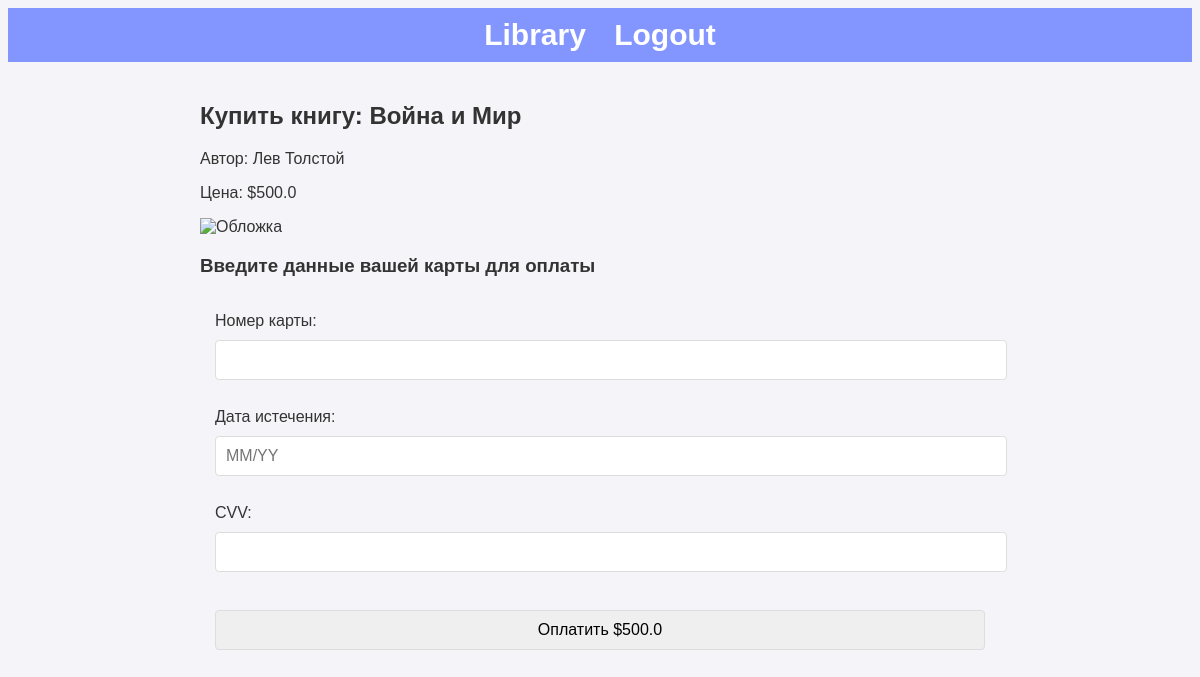
The app's page /buy_book/1 (signed in) with its own data.
### app.py (models this page shows)
class Book(db.Model):
    id = db.Column(db.Integer, primary_key=True)
    title = db.Column(db.String(200), nullable=False)
    author = db.Column(db.String(100), nullable=False)
    price = db.Column(db.Float, nullable=False)
    image_path = db.Column(db.String(200), nullable=True)
    document_path = db.Column(db.String(200), nullable=True)
    user_id = db.Column(db.Integer, db.ForeignKey('user.id'), nullable=False)  # Связь с пользователем
    creator = db.relationship('User', backref=db.backref('books', lazy=True))

### app.py (the view, shortened to what this page needs)
@app.route('/buy_book/<int:id>', methods=['GET', 'POST'])
@login_required
def buy_book(id):
    book = Book.query.get_or_404(id)
    return render_template('buy_book.html', book=book)

### app.py (called while the page is built)
@login_manager.user_loader
def load_user(user_id):
    return User.query.get(int(user_id))

### templates/buy_book.html (shortened to what this page needs)
{% extends "base.html" %}
{% block content %}
<h2>Купить книгу: {{ book.title }}</h2>
<p>Автор: {{ book.author }}</p>
<p>Цена: ${{ book.price }}</p>
<p> {% if book.image_path %}
    <img src="{{ url_for('static', filename='uploads/' + book.image_path) }}" alt="Обложка" width="300">
{% else %}
    <img src="{{ url_for('static', filename='default_cover.png') }}" alt="Обложка" width="50">
{% endif %}
</p>
<h3>Введите данные вашей карты для оплаты</h3>
<form action="{{ url_for('buy_book', id=book.id) }}" method="post">
    <label for="card_number">Номер карты:</label>
    <input type="text" id="card_number" name="card_number" required><br>
    <label for="expiry_date">Дата истечения:</label>
    <input type="text" id="expiry_date" name="expiry_date" placeholder="MM/YY" required><br>
    <label for="cvv">CVV:</label>
    <input type="text" id="cvv" name="cvv" required><br>
    <button type="submit">Оплатить ${{ book.price }}</button>
</form>
{% endblock %}

### static/css/styles.css (style rules this page uses)
body { font-family: Arial, sans-serif; background-color: #f4f4f9; color: #333; }
form { margin-top: 20px; padding: 15px; }
form input, form button { display: block; width: 100%; margin: 10px 0; padding: 10px; font-size: 1rem; border: 1px solid #ddd; border-radius: 4px; }

### records on screen
Book: title "Война и Мир", author "Лев Толстой", price "500.0"
